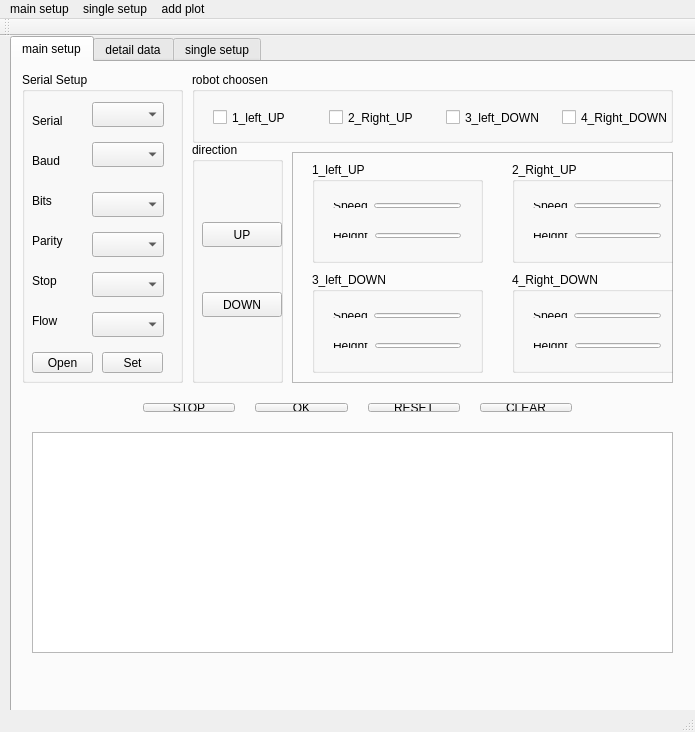
<?xml version="1.0" encoding="UTF-8"?>
<ui version="4.0">
 <class>CleaningRobotWindow</class>
 <widget class="QMainWindow" name="CleaningRobotWindow">
  <property name="geometry">
   <rect>
    <x>0</x>
    <y>0</y>
    <width>695</width>
    <height>732</height>
   </rect>
  </property>
  <property name="windowTitle">
   <string>CleaningRobotWindow</string>
  </property>
  <widget class="QWidget" name="centralWidget">
   <widget class="QTabWidget" name="mainWidget">
    <property name="geometry">
     <rect>
      <x>10</x>
      <y>0</y>
      <width>933</width>
      <height>691</height>
     </rect>
    </property>
    <property name="currentIndex">
     <number>0</number>
    </property>
    <widget class="QWidget" name="RMainSetup">
     <attribute name="title">
      <string>main setup</string>
     </attribute>
     <widget class="QGroupBox" name="chooseRobotGroup">
      <property name="geometry">
       <rect>
        <x>180</x>
        <y>10</y>
        <width>481</width>
        <height>71</height>
       </rect>
      </property>
      <property name="title">
       <string>robot choosen</string>
      </property>
      <widget class="QCheckBox" name="rcr1CheckBox">
       <property name="geometry">
        <rect>
         <x>21</x>
         <y>34</y>
         <width>75</width>
         <height>23</height>
        </rect>
       </property>
       <property name="text">
        <string>1_left_UP</string>
       </property>
       <property name="tristate">
        <bool>false</bool>
       </property>
      </widget>
      <widget class="QCheckBox" name="rcr2CheckBox">
       <property name="geometry">
        <rect>
         <x>137</x>
         <y>34</y>
         <width>85</width>
         <height>23</height>
        </rect>
       </property>
       <property name="text">
        <string>2_Right_UP</string>
       </property>
       <property name="tristate">
        <bool>false</bool>
       </property>
      </widget>
      <widget class="QCheckBox" name="rcr3CheckBox">
       <property name="geometry">
        <rect>
         <x>254</x>
         <y>34</y>
         <width>96</width>
         <height>23</height>
        </rect>
       </property>
       <property name="text">
        <string>3_left_DOWN</string>
       </property>
       <property name="tristate">
        <bool>false</bool>
       </property>
      </widget>
      <widget class="QCheckBox" name="rcr4CheckBox">
       <property name="geometry">
        <rect>
         <x>370</x>
         <y>34</y>
         <width>106</width>
         <height>23</height>
        </rect>
       </property>
       <property name="text">
        <string>4_Right_DOWN</string>
       </property>
       <property name="tristate">
        <bool>false</bool>
       </property>
      </widget>
     </widget>
     <widget class="QGroupBox" name="groupBox_2">
      <property name="geometry">
       <rect>
        <x>180</x>
        <y>80</y>
        <width>91</width>
        <height>241</height>
       </rect>
      </property>
      <property name="title">
       <string>direction</string>
      </property>
      <widget class="QPushButton" name="downButton">
       <property name="geometry">
        <rect>
         <x>10</x>
         <y>150</y>
         <width>80</width>
         <height>25</height>
        </rect>
       </property>
       <property name="text">
        <string>DOWN</string>
       </property>
      </widget>
      <widget class="QPushButton" name="upButton">
       <property name="geometry">
        <rect>
         <x>10</x>
         <y>80</y>
         <width>80</width>
         <height>25</height>
        </rect>
       </property>
       <property name="text">
        <string>UP</string>
       </property>
      </widget>
     </widget>
     <widget class="QFrame" name="robotEditframe">
      <property name="geometry">
       <rect>
        <x>280</x>
        <y>90</y>
        <width>381</width>
        <height>231</height>
       </rect>
      </property>
      <property name="frameShape">
       <enum>QFrame::StyledPanel</enum>
      </property>
      <property name="frameShadow">
       <enum>QFrame::Raised</enum>
      </property>
      <widget class="QGroupBox" name="rcr1GroupBox">
       <property name="geometry">
        <rect>
         <x>20</x>
         <y>10</y>
         <width>171</width>
         <height>101</height>
        </rect>
       </property>
       <property name="title">
        <string>1_left_UP</string>
       </property>
       <widget class="QWidget" name="layoutWidget">
        <property name="geometry">
         <rect>
          <x>10</x>
          <y>60</y>
          <width>150</width>
          <height>27</height>
         </rect>
        </property>
        <layout class="QHBoxLayout" name="horizontalLayout_3">
         <item>
          <widget class="QLabel" name="height">
           <property name="text">
            <string>Height</string>
           </property>
          </widget>
         </item>
         <item>
          <widget class="QLineEdit" name="rcr1HeightEdit"/>
         </item>
        </layout>
       </widget>
       <widget class="QWidget" name="layoutWidget">
        <property name="geometry">
         <rect>
          <x>10</x>
          <y>30</y>
          <width>150</width>
          <height>27</height>
         </rect>
        </property>
        <layout class="QHBoxLayout" name="horizontalLayout_2">
         <item>
          <widget class="QLabel" name="speed_2">
           <property name="text">
            <string>Speed</string>
           </property>
          </widget>
         </item>
         <item>
          <widget class="QLineEdit" name="rcr1SpeedEdit"/>
         </item>
        </layout>
       </widget>
      </widget>
      <widget class="QGroupBox" name="rcr2GroupBox">
       <property name="geometry">
        <rect>
         <x>220</x>
         <y>10</y>
         <width>171</width>
         <height>101</height>
        </rect>
       </property>
       <property name="title">
        <string>2_Right_UP</string>
       </property>
       <widget class="QWidget" name="layoutWidget_2">
        <property name="geometry">
         <rect>
          <x>10</x>
          <y>60</y>
          <width>150</width>
          <height>27</height>
         </rect>
        </property>
        <layout class="QHBoxLayout" name="horizontalLayout_4">
         <item>
          <widget class="QLabel" name="label_3">
           <property name="text">
            <string>Height</string>
           </property>
          </widget>
         </item>
         <item>
          <widget class="QLineEdit" name="rcr2HeightEdit"/>
         </item>
        </layout>
       </widget>
       <widget class="QWidget" name="layoutWidget_3">
        <property name="geometry">
         <rect>
          <x>10</x>
          <y>30</y>
          <width>150</width>
          <height>27</height>
         </rect>
        </property>
        <layout class="QHBoxLayout" name="horizontalLayout_5">
         <item>
          <widget class="QLabel" name="label_4">
           <property name="text">
            <string>Speed</string>
           </property>
          </widget>
         </item>
         <item>
          <widget class="QLineEdit" name="rcr2SpeedEdit"/>
         </item>
        </layout>
       </widget>
      </widget>
      <widget class="QGroupBox" name="rcr3GroupBox">
       <property name="geometry">
        <rect>
         <x>20</x>
         <y>120</y>
         <width>171</width>
         <height>101</height>
        </rect>
       </property>
       <property name="title">
        <string>3_left_DOWN</string>
       </property>
       <widget class="QWidget" name="layoutWidget_4">
        <property name="geometry">
         <rect>
          <x>10</x>
          <y>60</y>
          <width>150</width>
          <height>27</height>
         </rect>
        </property>
        <layout class="QHBoxLayout" name="horizontalLayout_6">
         <item>
          <widget class="QLabel" name="label_5">
           <property name="text">
            <string>Height</string>
           </property>
          </widget>
         </item>
         <item>
          <widget class="QLineEdit" name="rcr3HeightEdit"/>
         </item>
        </layout>
       </widget>
       <widget class="QWidget" name="layoutWidget_5">
        <property name="geometry">
         <rect>
          <x>10</x>
          <y>30</y>
          <width>150</width>
          <height>27</height>
         </rect>
        </property>
        <layout class="QHBoxLayout" name="horizontalLayout_7">
         <item>
          <widget class="QLabel" name="label_6">
           <property name="text">
            <string>Speed</string>
           </property>
          </widget>
         </item>
         <item>
          <widget class="QLineEdit" name="rcr3SpeedEdit"/>
         </item>
        </layout>
       </widget>
      </widget>
      <widget class="QGroupBox" name="rcr4GroupBox">
       <property name="geometry">
        <rect>
         <x>220</x>
         <y>120</y>
         <width>171</width>
         <height>101</height>
        </rect>
       </property>
       <property name="title">
        <string>4_Right_DOWN</string>
       </property>
       <widget class="QWidget" name="layoutWidget_6">
        <property name="geometry">
         <rect>
          <x>10</x>
          <y>60</y>
          <width>150</width>
          <height>27</height>
         </rect>
        </property>
        <layout class="QHBoxLayout" name="horizontalLayout_8">
         <item>
          <widget class="QLabel" name="label_7">
           <property name="text">
            <string>Height</string>
           </property>
          </widget>
         </item>
         <item>
          <widget class="QLineEdit" name="rcr4HeightEdit"/>
         </item>
        </layout>
       </widget>
       <widget class="QWidget" name="layoutWidget_7">
        <property name="geometry">
         <rect>
          <x>10</x>
          <y>30</y>
          <width>150</width>
          <height>27</height>
         </rect>
        </property>
        <layout class="QHBoxLayout" name="horizontalLayout_9">
         <item>
          <widget class="QLabel" name="label_8">
           <property name="text">
            <string>Speed</string>
           </property>
          </widget>
         </item>
         <item>
          <widget class="QLineEdit" name="rcr4SpeedEdit"/>
         </item>
        </layout>
       </widget>
      </widget>
     </widget>
     <widget class="QTextEdit" name="RStatusEdit">
      <property name="geometry">
       <rect>
        <x>20</x>
        <y>370</y>
        <width>641</width>
        <height>221</height>
       </rect>
      </property>
      <property name="font">
       <font>
        <family>DejaVu Sans</family>
        <pointsize>10</pointsize>
        <weight>50</weight>
        <bold>false</bold>
       </font>
      </property>
     </widget>
     <widget class="QGroupBox" name="serialPortGroup">
      <property name="geometry">
       <rect>
        <x>10</x>
        <y>10</y>
        <width>161</width>
        <height>311</height>
       </rect>
      </property>
      <property name="title">
       <string>Serial Setup</string>
      </property>
      <widget class="QComboBox" name="cmbPortName">
       <property name="geometry">
        <rect>
         <x>70</x>
         <y>30</y>
         <width>72</width>
         <height>25</height>
        </rect>
       </property>
      </widget>
      <widget class="QComboBox" name="cmbParity">
       <property name="geometry">
        <rect>
         <x>70</x>
         <y>160</y>
         <width>72</width>
         <height>25</height>
        </rect>
       </property>
      </widget>
      <widget class="QLabel" name="parity">
       <property name="geometry">
        <rect>
         <x>10</x>
         <y>160</y>
         <width>51</width>
         <height>17</height>
        </rect>
       </property>
       <property name="text">
        <string>Parity</string>
       </property>
      </widget>
      <widget class="QLabel" name="bits">
       <property name="geometry">
        <rect>
         <x>10</x>
         <y>120</y>
         <width>51</width>
         <height>17</height>
        </rect>
       </property>
       <property name="text">
        <string>Bits</string>
       </property>
      </widget>
      <widget class="QComboBox" name="cmbStopBits">
       <property name="geometry">
        <rect>
         <x>70</x>
         <y>200</y>
         <width>72</width>
         <height>25</height>
        </rect>
       </property>
      </widget>
      <widget class="QComboBox" name="cmbFlowControl">
       <property name="geometry">
        <rect>
         <x>70</x>
         <y>240</y>
         <width>72</width>
         <height>25</height>
        </rect>
       </property>
      </widget>
      <widget class="QComboBox" name="cmbBaudRate">
       <property name="geometry">
        <rect>
         <x>70</x>
         <y>70</y>
         <width>72</width>
         <height>25</height>
        </rect>
       </property>
      </widget>
      <widget class="QLabel" name="label_12">
       <property name="geometry">
        <rect>
         <x>10</x>
         <y>40</y>
         <width>51</width>
         <height>17</height>
        </rect>
       </property>
       <property name="text">
        <string>Serial</string>
       </property>
      </widget>
      <widget class="QLabel" name="baud">
       <property name="geometry">
        <rect>
         <x>10</x>
         <y>80</y>
         <width>51</width>
         <height>17</height>
        </rect>
       </property>
       <property name="text">
        <string>Baud</string>
       </property>
      </widget>
      <widget class="QLabel" name="stop">
       <property name="geometry">
        <rect>
         <x>10</x>
         <y>200</y>
         <width>51</width>
         <height>17</height>
        </rect>
       </property>
       <property name="text">
        <string>Stop</string>
       </property>
      </widget>
      <widget class="QLabel" name="flow">
       <property name="geometry">
        <rect>
         <x>10</x>
         <y>240</y>
         <width>51</width>
         <height>17</height>
        </rect>
       </property>
       <property name="text">
        <string>Flow</string>
       </property>
      </widget>
      <widget class="QComboBox" name="cmbDataBits">
       <property name="geometry">
        <rect>
         <x>70</x>
         <y>120</y>
         <width>72</width>
         <height>25</height>
        </rect>
       </property>
      </widget>
      <widget class="QPushButton" name="serialOpenButton">
       <property name="geometry">
        <rect>
         <x>10</x>
         <y>280</y>
         <width>61</width>
         <height>21</height>
        </rect>
       </property>
       <property name="text">
        <string>Open</string>
       </property>
      </widget>
      <widget class="QPushButton" name="serialSetButton">
       <property name="geometry">
        <rect>
         <x>80</x>
         <y>280</y>
         <width>61</width>
         <height>21</height>
        </rect>
       </property>
       <property name="text">
        <string>Set</string>
       </property>
      </widget>
     </widget>
     <widget class="QWidget" name="layoutWidget">
      <property name="geometry">
       <rect>
        <x>120</x>
        <y>330</y>
        <width>451</width>
        <height>31</height>
       </rect>
      </property>
      <layout class="QHBoxLayout" name="horizontalLayout">
       <property name="spacing">
        <number>20</number>
       </property>
       <item>
        <widget class="QPushButton" name="StopButton">
         <property name="text">
          <string>STOP</string>
         </property>
        </widget>
       </item>
       <item>
        <widget class="QPushButton" name="okButton">
         <property name="text">
          <string>OK</string>
         </property>
        </widget>
       </item>
       <item>
        <widget class="QPushButton" name="resetButton">
         <property name="text">
          <string>RESET</string>
         </property>
        </widget>
       </item>
       <item>
        <widget class="QPushButton" name="clearButton">
         <property name="text">
          <string>CLEAR</string>
         </property>
        </widget>
       </item>
      </layout>
     </widget>
    </widget>
    <widget class="QWidget" name="RDataPage">
     <attribute name="title">
      <string>detail data</string>
     </attribute>
     <widget class="QGroupBox" name="rcr1DataBox">
      <property name="geometry">
       <rect>
        <x>40</x>
        <y>10</y>
        <width>271</width>
        <height>281</height>
       </rect>
      </property>
      <property name="title">
       <string>RCR 1</string>
      </property>
      <widget class="QWidget" name="layoutWidget">
       <property name="geometry">
        <rect>
         <x>20</x>
         <y>50</y>
         <width>111</width>
         <height>217</height>
        </rect>
       </property>
       <layout class="QVBoxLayout" name="verticalLayout">
        <item>
         <widget class="QLabel" name="speed">
          <property name="text">
           <string>Speed</string>
          </property>
         </widget>
        </item>
        <item>
         <widget class="QTextEdit" name="RCR1Speed_detaildata"/>
        </item>
       </layout>
      </widget>
      <widget class="QWidget" name="layoutWidget">
       <property name="geometry">
        <rect>
         <x>140</x>
         <y>50</y>
         <width>111</width>
         <height>217</height>
        </rect>
       </property>
       <layout class="QVBoxLayout" name="verticalLayout_2">
        <item>
         <widget class="QLabel" name="height_5">
          <property name="text">
           <string>Height</string>
          </property>
         </widget>
        </item>
        <item>
         <widget class="QTextEdit" name="RCR1Height_detaildata"/>
        </item>
       </layout>
      </widget>
     </widget>
     <widget class="QGroupBox" name="rcr2DataBox">
      <property name="geometry">
       <rect>
        <x>360</x>
        <y>10</y>
        <width>271</width>
        <height>281</height>
       </rect>
      </property>
      <property name="title">
       <string>RCR 2</string>
      </property>
      <widget class="QWidget" name="layoutWidget_8">
       <property name="geometry">
        <rect>
         <x>20</x>
         <y>50</y>
         <width>111</width>
         <height>217</height>
        </rect>
       </property>
       <layout class="QVBoxLayout" name="verticalLayout_3">
        <item>
         <widget class="QLabel" name="speed_3">
          <property name="text">
           <string>Speed</string>
          </property>
         </widget>
        </item>
        <item>
         <widget class="QTextEdit" name="RCR2Speed_detaildata"/>
        </item>
       </layout>
      </widget>
      <widget class="QWidget" name="layoutWidget_9">
       <property name="geometry">
        <rect>
         <x>140</x>
         <y>50</y>
         <width>111</width>
         <height>217</height>
        </rect>
       </property>
       <layout class="QVBoxLayout" name="verticalLayout_4">
        <item>
         <widget class="QLabel" name="height_2">
          <property name="text">
           <string>Height</string>
          </property>
         </widget>
        </item>
        <item>
         <widget class="QTextEdit" name="RCR2Height_detaildata"/>
        </item>
       </layout>
      </widget>
     </widget>
     <widget class="QGroupBox" name="rcr2DataBox_2">
      <property name="geometry">
       <rect>
        <x>360</x>
        <y>320</y>
        <width>271</width>
        <height>281</height>
       </rect>
      </property>
      <property name="title">
       <string>RCR 4</string>
      </property>
      <widget class="QWidget" name="layoutWidget_10">
       <property name="geometry">
        <rect>
         <x>20</x>
         <y>50</y>
         <width>111</width>
         <height>217</height>
        </rect>
       </property>
       <layout class="QVBoxLayout" name="verticalLayout_5">
        <item>
         <widget class="QLabel" name="speed_4">
          <property name="text">
           <string>Speed</string>
          </property>
         </widget>
        </item>
        <item>
         <widget class="QTextEdit" name="RCR4Speed_detaildata"/>
        </item>
       </layout>
      </widget>
      <widget class="QWidget" name="layoutWidget_11">
       <property name="geometry">
        <rect>
         <x>140</x>
         <y>50</y>
         <width>111</width>
         <height>217</height>
        </rect>
       </property>
       <layout class="QVBoxLayout" name="verticalLayout_6">
        <item>
         <widget class="QLabel" name="height_3">
          <property name="text">
           <string>Height</string>
          </property>
         </widget>
        </item>
        <item>
         <widget class="QTextEdit" name="RCR4Height_detaildata"/>
        </item>
       </layout>
      </widget>
     </widget>
     <widget class="QGroupBox" name="rcr1DataBox_2">
      <property name="geometry">
       <rect>
        <x>40</x>
        <y>320</y>
        <width>271</width>
        <height>281</height>
       </rect>
      </property>
      <property name="title">
       <string>RCR 3</string>
      </property>
      <widget class="QWidget" name="layoutWidget_12">
       <property name="geometry">
        <rect>
         <x>20</x>
         <y>50</y>
         <width>111</width>
         <height>217</height>
        </rect>
       </property>
       <layout class="QVBoxLayout" name="verticalLayout_7">
        <item>
         <widget class="QLabel" name="speed_5">
          <property name="text">
           <string>Speed</string>
          </property>
         </widget>
        </item>
        <item>
         <widget class="QTextEdit" name="RCR3Speed_detaildata"/>
        </item>
       </layout>
      </widget>
      <widget class="QWidget" name="layoutWidget_13">
       <property name="geometry">
        <rect>
         <x>140</x>
         <y>50</y>
         <width>111</width>
         <height>217</height>
        </rect>
       </property>
       <layout class="QVBoxLayout" name="verticalLayout_8">
        <item>
         <widget class="QLabel" name="height_4">
          <property name="text">
           <string>Height</string>
          </property>
         </widget>
        </item>
        <item>
         <widget class="QTextEdit" name="RCR3Height_detaildata"/>
        </item>
       </layout>
      </widget>
     </widget>
     <widget class="QPushButton" name="clearRCR1Button">
      <property name="geometry">
       <rect>
        <x>130</x>
        <y>300</y>
        <width>80</width>
        <height>25</height>
       </rect>
      </property>
      <property name="text">
       <string>Clear RCR1</string>
      </property>
     </widget>
     <widget class="QPushButton" name="clearRCR2Button">
      <property name="geometry">
       <rect>
        <x>460</x>
        <y>300</y>
        <width>80</width>
        <height>25</height>
       </rect>
      </property>
      <property name="text">
       <string>Clear RCR2</string>
      </property>
     </widget>
     <widget class="QPushButton" name="clearRCR4Button">
      <property name="geometry">
       <rect>
        <x>460</x>
        <y>610</y>
        <width>80</width>
        <height>25</height>
       </rect>
      </property>
      <property name="text">
       <string>Clear RCR4</string>
      </property>
     </widget>
     <widget class="QPushButton" name="clearRCR3Button">
      <property name="geometry">
       <rect>
        <x>130</x>
        <y>610</y>
        <width>80</width>
        <height>25</height>
       </rect>
      </property>
      <property name="text">
       <string>Clear RCR3</string>
      </property>
     </widget>
    </widget>
    <widget class="QWidget" name="RSingleSetup">
     <attribute name="title">
      <string>single setup</string>
     </attribute>
    </widget>
   </widget>
  </widget>
  <widget class="QMenuBar" name="menuBar">
   <property name="geometry">
    <rect>
     <x>0</x>
     <y>0</y>
     <width>695</width>
     <height>22</height>
    </rect>
   </property>
   <widget class="QMenu" name="menuMain_setup">
    <property name="title">
     <string>main setup</string>
    </property>
   </widget>
   <widget class="QMenu" name="menuSingle_setup">
    <property name="title">
     <string>single setup</string>
    </property>
   </widget>
   <widget class="QMenu" name="menuAdd_plot">
    <property name="title">
     <string>add plot</string>
    </property>
   </widget>
   <addaction name="menuMain_setup"/>
   <addaction name="menuSingle_setup"/>
   <addaction name="menuAdd_plot"/>
  </widget>
  <widget class="QToolBar" name="mainToolBar">
   <attribute name="toolBarArea">
    <enum>TopToolBarArea</enum>
   </attribute>
   <attribute name="toolBarBreak">
    <bool>false</bool>
   </attribute>
  </widget>
  <widget class="QStatusBar" name="statusBar"/>
 </widget>
 <layoutdefault spacing="6" margin="11"/>
 <resources/>
 <connections/>
</ui>
